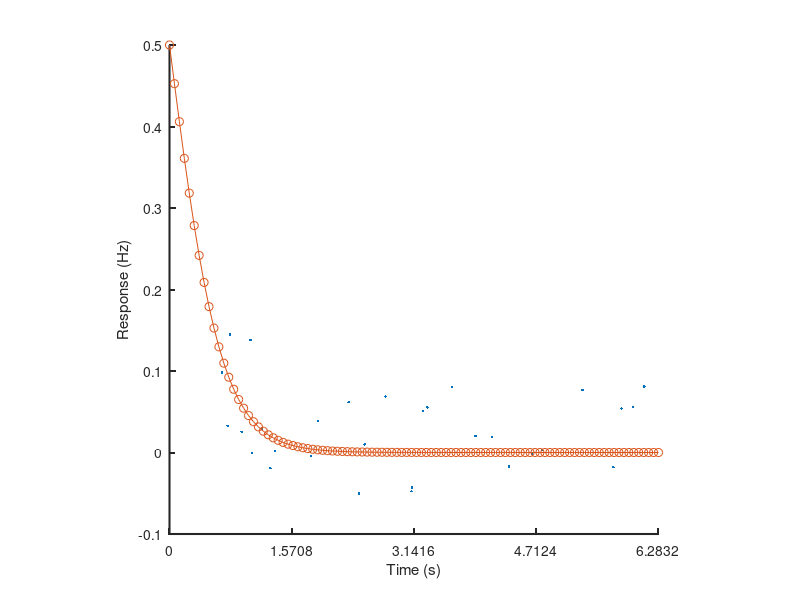

This figure's MATLAB source: (Note: this script raises an error after producing the figure.)
%MAKEFIGUREDEMO makes a figure for ONWAR course
%
% 2018, Alexander Heimel

figure('Name','Example data','NumberTitle','off');
hold on
set(gca,'LineWidth',1.5);

n = 30;
x = rand(n,1)*2*pi;


myfun = @(x) 1./(1+exp(3*x));

y = myfun(x) + 0.2*(rand(n,1)-0.5);

xf = linspace(0,2*pi,100);
yf = myfun(xf);


hdots = plot(x,y,'.');
hline = plot(xf,yf,'o-');

xlabel('Time (s)');
ylabel('Response (Hz)');

axis square
box off
xlim([0 2*pi]);
set(gca,'xtick',0:pi/2:2*pi);
set(gca,'xticklabels',{'0','\pi/2','\pi','3\pi/2','2\pi'});
title('1/e^{3x}');


%set(hline,'linewidth',1.5);
%hline.LineWidth = 2;
plot(xf,sin(xf),'LineWidth',1.5)
set(gca,'tickdir','out');

